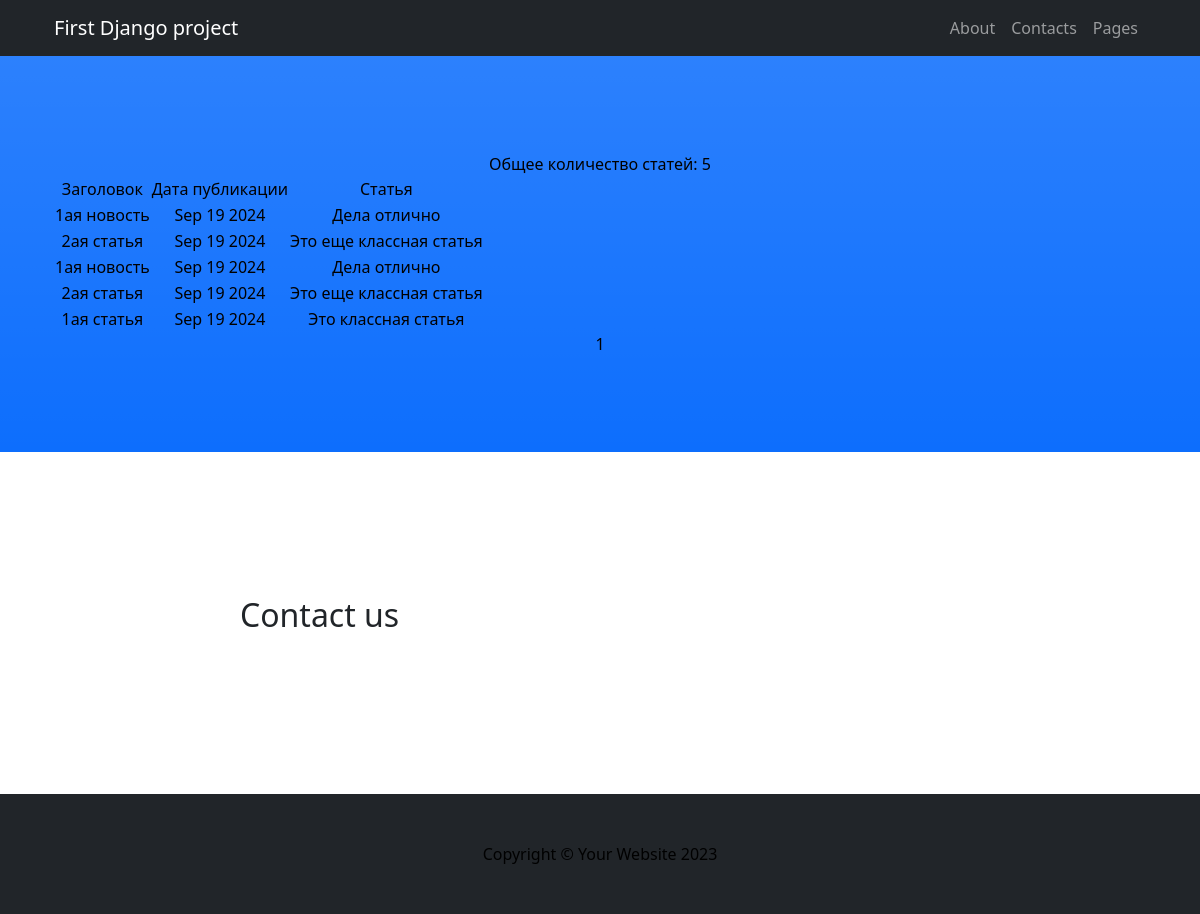
Before: /news/ with the older database file.
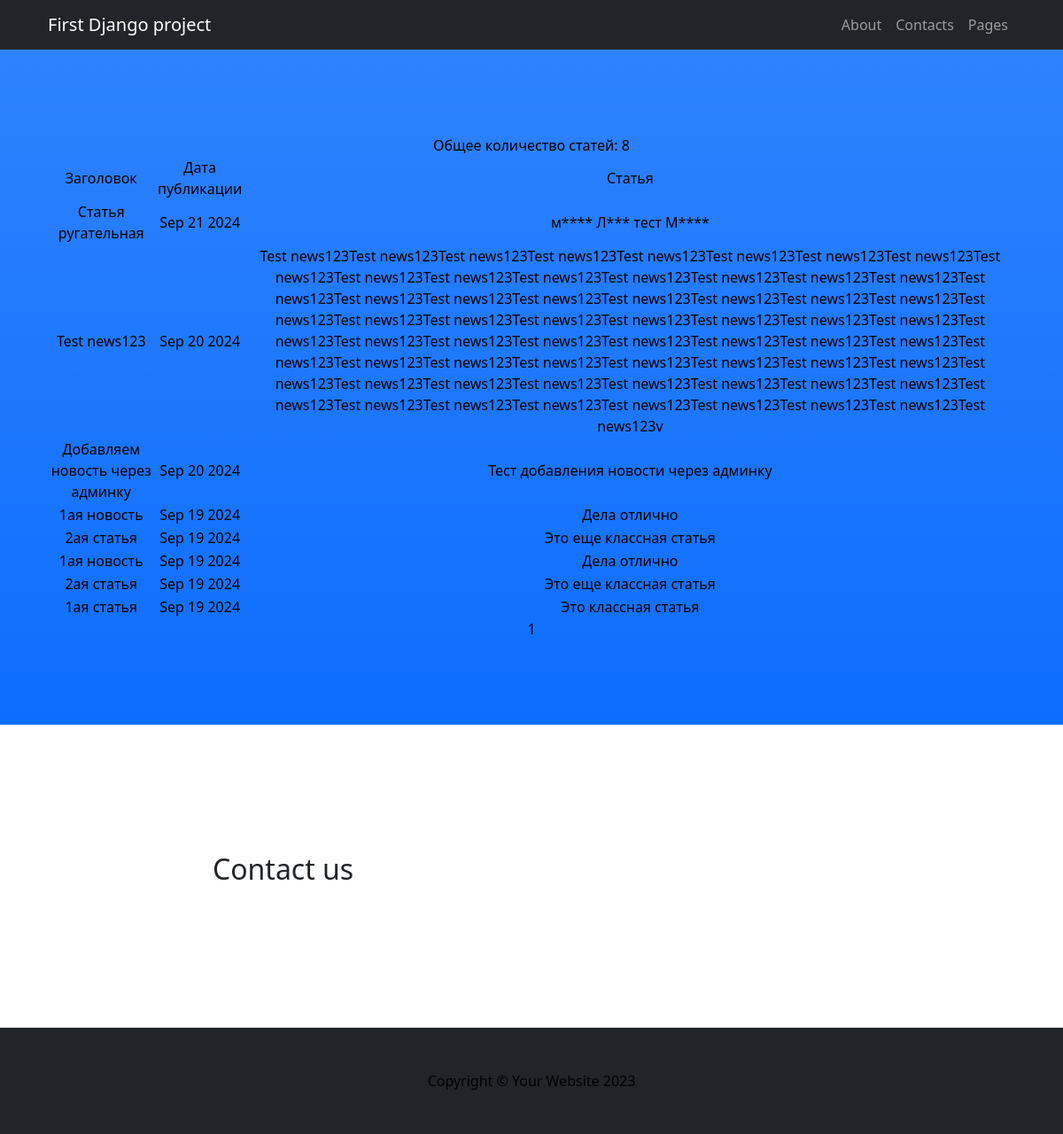
After: the same page with the newer database file.
### news_portal_dev/models.py (models this page shows, shortened)
class Post(models.Model):
    ARTICLE = 'article'
    NEWS = 'news'
    POST_TYPES = [
        (ARTICLE, 'Статья'),
        (NEWS, 'Новость')
    ]
    author = models.ForeignKey(Author, on_delete=models.CASCADE)
    post_type = models.CharField(choices=POST_TYPES, max_length=7)
    timestamp = models.DateTimeField(auto_now_add=True)
    category = models.ManyToManyField(Category, through='PostCategory')
    title = models.CharField(max_length=200)
    content = models.TextField()
    _rating = models.IntegerField(default=0)

### news_portal_dev/views.py (the view)
# urls.py: path('', NewsList.as_view(), name='news_list'),
class NewsList(ListView):
    model = Post
    ordering = '-timestamp'
    template_name = 'news_list.html'
    context_object_name = 'news'
    paginate_by = 10
    def get_context_data(self, **kwargs):
        context = super().get_context_data(**kwargs)
        context['lenght'] = len(Post.objects.all())
        return context

### news_portal_dev/templatetags/custom_filters.py (called while the page is built)
@register.filter()
def badwords(value):
   try:
       value = str(value)
   except ValueError as e:
      return f'Exception {e}'
   new_news = ''
   value = value.split()
   for word in value:
       if word.lower() not in BAD_WORDS:
           new_news += word + '\n'
       else:
          new_news += word[0] + '*' * (len(word) - 1) + '\n'
   return f'{new_news}'

### templates/news_list.html (shortened to what this page needs)
{% extends 'flatpages/default.html' %}
{% load custom_filters %}
{% load custom_tags %}
{% block content %}
{% if news %}
Общее количество статей: {{ news|length }}
<table>
    <tr>
        <td>Заголовок</td>
        <td>Дата публикации</td>
        <td>Статья</td>
    </tr>
    {% for new in news %}
    <tr>
        <td>{{ new.title }}</td>
        <td>{{ new.timestamp |date:'M d Y' }}</td>
        <td>{{ new.content| badwords }} </td>
        {% endfor %}
    </tr>
</table>
{% endif %}
   {{ page_obj.number }}
{% endblock content %}

### templates/flatpages/default.html (shortened to what this page needs)
<!DOCTYPE html>
<html lang="en">
    <head>
        {% load static %}
        <link href="{% static 'css/styles.css' %}" rel="stylesheet" />
    </head>
    <body id="page-top">
        <nav class="navbar navbar-expand-lg navbar-dark bg-dark fixed-top" id="mainNav">
            <div class="container px-4">
                <a class="navbar-brand" href="#page-top">First Django project</a>
                <div class="collapse navbar-collapse" id="navbarResponsive">
                    <ul class="navbar-nav ms-auto">
                        <li class="nav-item"><a class="nav-link" href="about">About</a></li>
                        <li class="nav-item"><a class="nav-link" href="contacts">Contacts</a></li>
                        <li class="nav-item"><a class="nav-link" href="pages">Pages</a></li>
                    </ul>
                </div>
            </div>
        </nav>
        <header class="bg-primary bg-gradient text-white">
            <div class="container px-4 text-center">
                {% block content %}
                {% endblock content %}
            </div>
        </header>
        <section id="contact">
            <div class="container px-4">
                <div class="row gx-4 justify-content-center">
                    <div class="col-lg-8">
                        <h2>Contact us</h2>
                    </div>
                </div>
            </div>
        </section>
        <footer class="py-5 bg-dark">
            <div class="container px-4"><p class="m-0 text-center text-white">Copyright &copy; Your Website 2023</p></div>
        </footer>
    </body>
</html>

Changed rows visible on the page:
added Post: title "Статья ругательная", timestamp "Sep 21 2024", content|badwords "м**** Л*** тест М****"
added Post: title "Test news123", timestamp "Sep 20 2024", content|badwords "Test news123Test news123Test news123Test news123Test news123Test news123Test news123Test news123Test news123Test news123Test news123Test news123Test news123Test news123Test news123Test news123Test news123Test news123Test news123Test news123Test news123Test news123Test news123Test news123Test news123Test news123Test news123Test news123Test news123Test news123Test news123Test news123Test news123Test news123Test news123Test news123Test news123Test news123Test news123Test news123Test news123Test news123Test news123Test news123Test news123Test news123Test news123Test news123Test news123Test news123Test news123Test news123Test news123Test news123Test news123Test news123Test news123Test…"
added Post: title "Добавляем новость через админку", timestamp "Sep 20 2024", content|badwords "Тест добавления новости через админку"
Other visible differences:
{{ news|length }}: "5" → "8"
